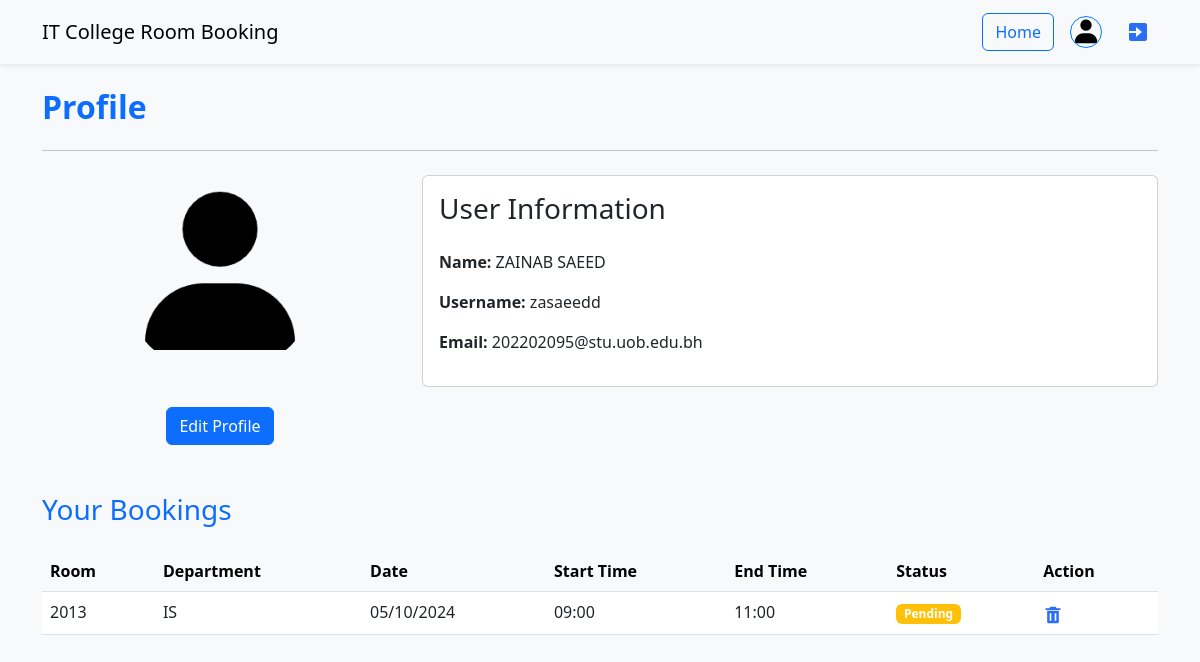
The page /public/profile-management/profile_page.php (signed in) on the database its author committed.
### tables this page shows
CREATE TABLE Users (
    UserID INT PRIMARY KEY AUTO_INCREMENT,
    Username VARCHAR(50) UNIQUE NOT NULL,
    Password VARCHAR(255) NOT NULL,
    FirstName VARCHAR(50) NOT NULL,
    LastName VARCHAR(50) NOT NULL,
    Email VARCHAR(100) UNIQUE NOT NULL,
    ProfileImage LONGBLOB,
    ImageType VARCHAR(50),
    Role ENUM('admin', 'user') DEFAULT 'user'
);

CREATE TABLE Bookings (
    BookingID INT AUTO_INCREMENT PRIMARY KEY,
    BookedBy INT NOT NULL,   
    RoomID INT NOT NULL,
    StartTime DATETIME NOT NULL,
    EndTime DATETIME NOT NULL,
    TimeSlotID INT,
    Status ENUM('Pending', 'Confirmed', 'Cancelled', 'Completed') NOT NULL,
    FOREIGN KEY (BookedBy) REFERENCES Users(UserID) ON DELETE CASCADE,
    FOREIGN KEY (RoomID) REFERENCES Rooms(RoomID) ON DELETE CASCADE,
    FOREIGN KEY (TimeSlotID) REFERENCES TimeSlots(TimeSlotID),
    CHECK (EndTime > StartTime)
);

CREATE TABLE Rooms (
    RoomID INT AUTO_INCREMENT PRIMARY KEY,
    RoomNo INT UNIQUE NOT NULL,
    Status ENUM('Available', 'Occupied', 'Maintenance') NOT NULL,
    Capacity INT NOT NULL CHECK (Capacity > 0),
    RoomType ENUM('Classroom', 'Lab', 'Lecture Hall', 'Auditorium') NOT NULL,
    Department ENUM('IS', 'CS', 'CE') NOT NULL,
    Equipment VARCHAR(255)   
);

### public/profile-management/profile_page.php (the view, shortened to what this page needs)
<?php
$db = connect();
$stmt = $db->prepare("SELECT UserID, FirstName, LastName, Username, Email, ProfileImage, ImageType FROM Users WHERE Username = ?");
$stmt->execute([$_SESSION['username']]);
$user = $stmt->fetch(PDO::FETCH_ASSOC);
$imageSource = $user['ProfileImage'] ?
    "data:" . $user['ImageType'] . ";base64," . base64_encode($user['ProfileImage']) :
    "../images/default-profile.jpg";
$bookingStmt = $db->prepare("
    SELECT b.*, r.RoomNo, r.Department
    FROM Bookings b
    JOIN Rooms r ON b.RoomID = r.RoomID
    WHERE b.BookedBy = ?
    AND b.Status IN ('Pending', 'Confirmed')
    ORDER BY b.StartTime ASC
");
$bookingStmt->execute([$user['UserID']]);
$bookings = $bookingStmt->fetchAll(PDO::FETCH_ASSOC);
?>
<!DOCTYPE html>
<html lang="en">
<head>
    <link href="https://cdn.jsdelivr.net/npm/bootstrap@5.3.0-alpha3/dist/css/bootstrap.min.css" rel="stylesheet">
    <link href="../css/roomstyle.css" rel="stylesheet">
</head>
<body class="bg-light">
    <nav class="navbar navbar-expand-lg navbar-light bg-light shadow-sm">
        <div class="container">
            <a class="navbar-brand">IT College Room Booking</a>
            <div class="collapse navbar-collapse justify-content-end" id="navbarNav">
                <div class="navbar-nav align-items-center">
                    <a href="../room-browsing/room_browse.php" class="btn btn-outline-primary me-2">Home</a>
                    <a href="profile_page.php" class="nav-link me-2">
                        <img src="<?= htmlspecialchars($imageSource) ?>"
                             alt="Profile"
                             class="rounded-circle profile-icon"
                             style="width: 32px; height: 32px; object-fit: cover;">
                    </a>
                    <a href="../logout.php" class="nav-link">
                        <img src="../images/bxs-exit.svg"
                             alt="Logout"
                             class="logout-icon"
                             style="width: 24px; height: 24px;">
                    </a>
                </div>
            </div>
        </div>
    </nav>
    <div class="container mt-4">
        <div class="row">
            <div class="col">
                <h2 class="text-primary mb-4">Profile</h2>
                <hr class="mb-4">
            </div>
        </div>
        <div class="row mb-5">
            <div class="col-md-4 text-center">
                <img src="<?= htmlspecialchars($imageSource) ?>"
                     alt="Profile Picture"
                     class="rounded-circle mb-3"
                     style="width: 200px; height: 200px; object-fit: cover;">
                <div class="mt-3">
                    <a href="profile.php" class="btn btn-primary">Edit Profile</a>
                </div>
            </div>
            <div class="col-md-8">
                <div class="card">
                    <div class="card-body">
                        <h3 class="card-title mb-4">User Information</h3>
                        <p><strong>Name:</strong> <?= htmlspecialchars($user['FirstName'] . ' ' . $user['LastName']) ?></p>
                        <p><strong>Username:</strong> <?= htmlspecialchars($user['Username']) ?></p>
                        <p><strong>Email:</strong> <?= htmlspecialchars($user['Email']) ?></p>
                    </div>
                </div>
            </div>
        </div>
        <div class="row">
            <div class="col">
                <h3 class="text-primary mb-4">Your Bookings</h3>
                <?php if ($bookings): ?>
                    <div class="table-responsive">
                        <table class="table table-hover">
                            <thead class="table-light">
                                <tr>
                                    <th>Room</th>
                                    <th>Department</th>
                                    <th>Date</th>
                                    <th>Start Time</th>
                                    <th>End Time</th>
                                    <th>Status</th>
                                    <th>Action</th>
                                </tr>
                            </thead>
                            <tbody>
                                <?php foreach ($bookings as $booking):
                                    $startDateTime = new DateTime($booking['StartTime']);
                                    $endDateTime = new DateTime($booking['EndTime']);
                                ?>
                                    <tr>
                                        <td><?= htmlspecialchars($booking['RoomNo']) ?></td>
                                        <td><?= htmlspecialchars($booking['Department']) ?></td>
                                        <td><?= $startDateTime->format('d/m/Y') ?></td>
                                        <td><?= $startDateTime->format('H:i') ?></td>
                                        <td><?= $endDateTime->format('H:i') ?></td>
                                        <td>
                                            <span class="badge bg-<?= $booking['Status'] === 'Confirmed' ? 'success' : 'warning' ?>">
                                                <?= htmlspecialchars($booking['Status']) ?>
                                            </span>
                                        </td>
                                        <td>
                                            <form action="../room-browsing/book_room.php" method="POST" style="display: inline;">
                                                <button type="submit" class="btn btn-link p-0"
                                                        onclick="return confirm('Are you sure you want to delete this booking?');">
                                                    <img src="../images/bxs-trash.svg"
                                                         alt="Delete"
                                                         class="delete-icon"
                                                         style="width: 20px; height: 20px;">
                                                </button>
                                            </form>
                                        </td>
                                    </tr>
                                <?php endforeach; ?>
                            </tbody>
                        </table>
                    </div>
                <?php else: ?>
                    <div class="alert alert-info">
                        You haven't booked any rooms yet.
                    </div>
                <?php endif; ?>
            </div>
        </div>
    </div>
</body>
</html>

### public/css/roomstyle.css (style rules this page uses)
.profile-icon { border: 1px solid #007bff; transition: transform 0.2s; width: 32px !important; height: 32px !important; }
.logout-icon { transition: transform 0.2s; filter: invert(34%) sepia(85%) saturate(2738%) hue-rotate(211deg) brightness(97%) contrast(98%); }
.navbar-nav .nav-link { display: flex; align-items: center; }
h2.text-primary { color: #0d6efd; font-weight: 600; }
.delete-icon { filter: invert(34%) sepia(85%) saturate(2738%) hue-rotate(211deg) brightness(97%) contrast(98%); transition: filter 0.2s; }
.btn-link { border: none; background: none; padding: 0; }

### rows shown on the page
users: FirstName+LastName "ZAINAB SAEED", Username "zasaeedd", Email "202202095@stu.uob.edu.bh"
bookings: RoomID.RoomNo "2013", RoomID.Department "IS", StartTime "05/10/2024", StartTime "09:00", EndTime "11:00", Status "Pending"
